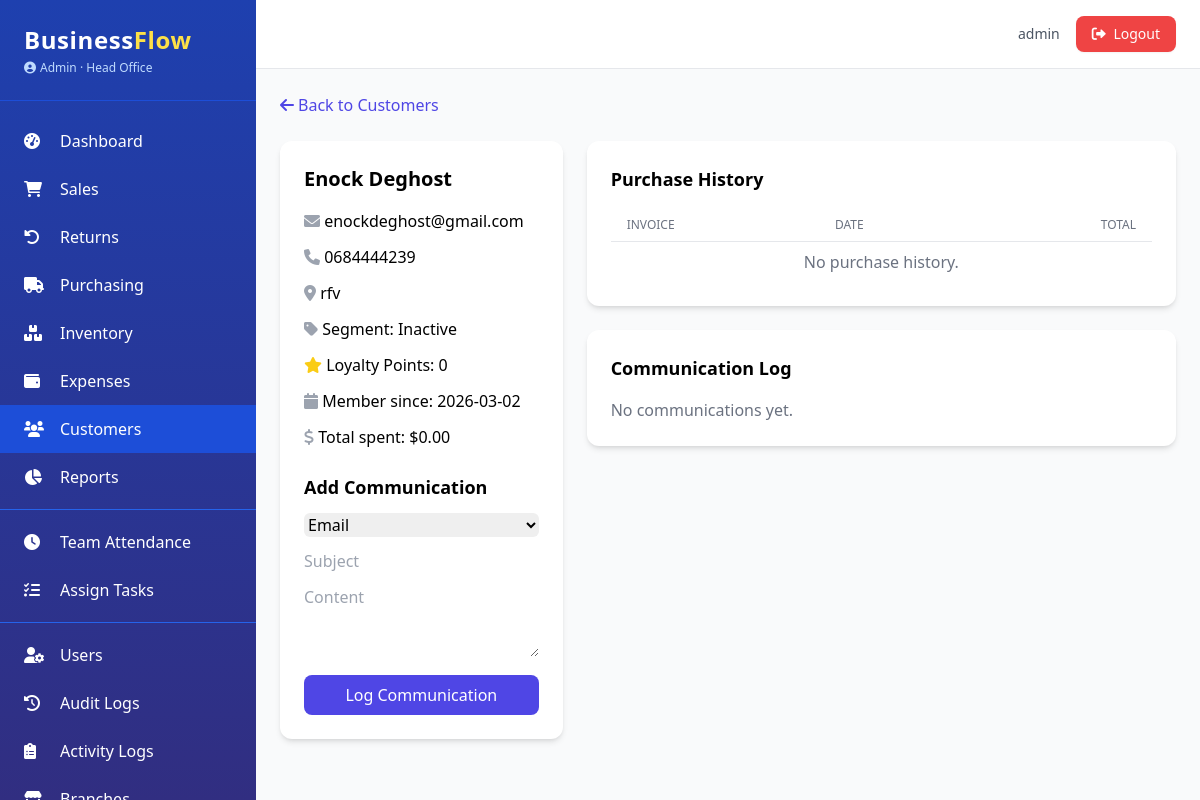
/crm/customers/1 (signed in), run on an earlier commit of the app's database.
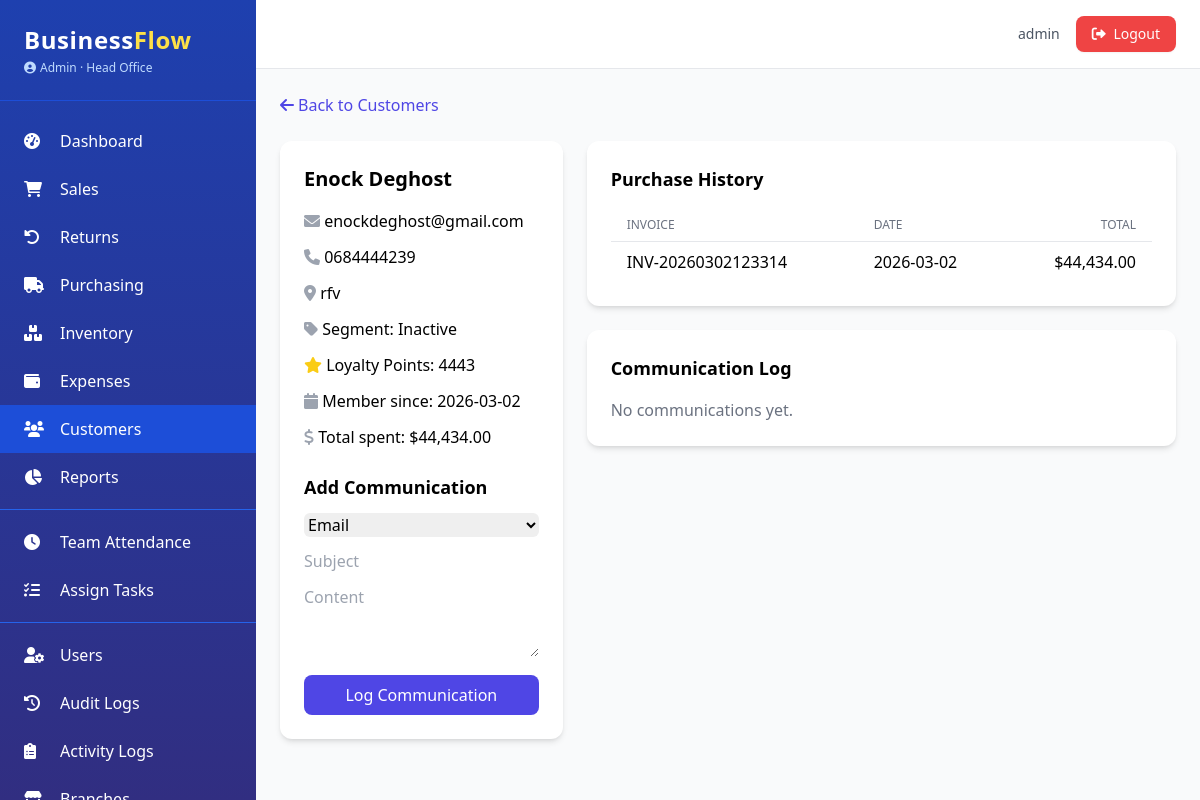
And on a later commit of the database.
### app.py (models this page shows, shortened)
class AuditMixin:
    @declared_attr
    def created_at(cls):
        return db.Column(db.DateTime, default=datetime.utcnow)

class SoftDeleteMixin:
    @classmethod
    def query_active(cls):
        return cls.query.filter(cls.deleted_at.is_(None))

class Customer(db.Model, AuditMixin, SoftDeleteMixin):
    __tablename__ = 'customers'
    id = db.Column(db.Integer, primary_key=True)
    name = db.Column(db.String(100), nullable=False)
    email = db.Column(db.String(120))
    phone = db.Column(db.String(20))
    address = db.Column(db.Text)
    loyalty_points = db.Column(db.Integer, default=0)
    segment = db.Column(db.String(50), default='Regular')
    birth_date = db.Column(db.Date)
    tax_id = db.Column(db.String(50))
    branch_id = db.Column(db.Integer, db.ForeignKey('branches.id'), nullable=True)
    branch = db.relationship('Branch')
    communications = db.relationship('CommunicationLog', backref='customer', lazy='dynamic')

class Sale(db.Model, AuditMixin):
    __tablename__ = 'sales'
    id = db.Column(db.Integer, primary_key=True)
    invoice_no = db.Column(db.String(50), unique=True, nullable=False)
    customer_id = db.Column(db.Integer, db.ForeignKey('customers.id'), nullable=True)
    user_id = db.Column(db.Integer, db.ForeignKey('users.id'), nullable=False)
    branch_id = db.Column(db.Integer, db.ForeignKey('branches.id'), nullable=True)
    total_amount = db.Column(db.Float, nullable=False)
    tax = db.Column(db.Float, default=0)
    discount = db.Column(db.Float, default=0)
    payment_method = db.Column(db.String(50))
    status = db.Column(db.String(20), default='completed')
    notes = db.Column(db.Text)
    customer = db.relationship('Customer')
    user = db.relationship('User', foreign_keys=[user_id])
    branch = db.relationship('Branch')
    items = db.relationship('SaleItem', backref='sale', cascade='all, delete-orphan')
    returns = db.relationship('Return', backref='sale', lazy='dynamic')

### app.py (the view)
@crm_bp.route('/customers/<int:customer_id>')
@login_required
@permission_required('view_customers')
def customer_detail_view(customer_id):  # renamed to avoid conflict
    customer = Customer.query_active().filter_by(id=customer_id).first_or_404()
    sales = Sale.query.filter_by(customer_id=customer_id).order_by(Sale.created_at.desc()).all()
    communications = customer.communications.order_by(CommunicationLog.date.desc()).all()
    total_spent = db.session.query(func.sum(Sale.total_amount)).filter_by(customer_id=customer_id).scalar() or 0
    return render_template('crm/detail.html', customer=customer, sales=sales, comms=communications, total_spent=total_spent)

### app.py (called while the page is built)
@login_manager.user_loader
def load_user(user_id):
    return User.query_active().filter_by(id=int(user_id)).first()

def permission_required(permission):
    def decorator(f):
        @wraps(f)
        def decorated_function(*args, **kwargs):
            if not current_user.is_authenticated:
                abort(403)
            if not current_user.has_permission(permission):
                abort(403)
            return f(*args, **kwargs)
        return decorated_function
    return decorator

@app.context_processor
def inject_now():
    return {'now': datetime.utcnow(), 'current_year': datetime.utcnow().year}

@app.template_filter('currency')
def currency_format(value):
    if value is None:
        return "$0.00"
    return f"${value:,.2f}"

    @property
    def is_admin(self):
        return self.role == 'Admin'

    def has_permission(self, perm):
        if self.is_admin:
            return True
        return perm in (self.permissions or [])

### templates/crm/detail.html (shortened to what the changed rows need)
{% extends "base.html" %}
{% block content %}
<div class="grid grid-cols-1 lg:grid-cols-3 gap-6">
    <div class="lg:col-span-1">
        <div class="bg-white rounded-xl shadow-md p-6">
            <h2 class="text-xl font-bold mb-4">{{ customer.name }}</h2>
            <div class="space-y-3">
                <p><i class="fas fa-envelope text-gray-400 w-5 inline"></i> {{ customer.email or 'N/A' }}</p>
                <p><i class="fas fa-phone text-gray-400 w-5 inline"></i> {{ customer.phone or 'N/A' }}</p>
                <p><i class="fas fa-map-marker-alt text-gray-400 w-5 inline"></i> {{ customer.address or 'N/A' }}</p>
                <p><i class="fas fa-tag text-gray-400 w-5 inline"></i> Segment: {{ customer.segment }}</p>
                <p><i class="fas fa-star text-yellow-400 w-5 inline"></i> Loyalty Points: {{ customer.loyalty_points }}</p>
                <p><i class="fas fa-calendar text-gray-400 w-5 inline"></i> Member since: {{ customer.created_at.strftime('%Y-%m-%d') }}</p>
                <p><i class="fas fa-dollar-sign text-gray-400 w-5 inline"></i> Total spent: {{ total_spent|currency }}</p>
            </div>
            {% if current_user.has_permission('edit_customers') %}
            <h3 class="text-lg font-semibold mt-6 mb-3">Add Communication</h3>
            <form method="POST" action="{{ url_for('crm.add_communication', customer_id=customer.id) }}">
                <div class="mb-3">
                </div>
                <div class="mb-3">
                </div>
                <div class="mb-3">
                </div>
                <button type="submit" class="bg-indigo-600 text-white px-4 py-2 rounded-lg w-full">Log Communication</button>
            </form>
            {% endif %}
        </div>
    </div>
    <div class="lg:col-span-2 space-y-6">
        <div class="bg-white rounded-xl shadow-md p-6">
            <div class="overflow-x-auto">
                <table class="min-w-full divide-y divide-gray-200">
                    <thead>
                        <tr>
                            <th class="px-4 py-2 text-left text-xs font-medium text-gray-500 uppercase">Invoice</th>
                            <th class="px-4 py-2 text-left text-xs font-medium text-gray-500 uppercase">Date</th>
                            <th class="px-4 py-2 text-right text-xs font-medium text-gray-500 uppercase">Total</th>
                        </tr>
                    </thead>
                    <tbody class="bg-white divide-y divide-gray-200">
                        {% for sale in sales %}
                        <tr class="hover:bg-gray-50">
                            <td class="px-4 py-2 whitespace-nowrap">{{ sale.invoice_no }}</td>
                            <td class="px-4 py-2 whitespace-nowrap">{{ sale.created_at.strftime('%Y-%m-%d') }}</td>
                            <td class="px-4 py-2 whitespace-nowrap text-right">{{ sale.total_amount|currency }}</td>
                        </tr>
                        {% else %}
                        <tr>
                            <td colspan="3" class="px-4 py-2 text-center text-gray-500">No purchase history.</td>
                        </tr>
                        {% endfor %}
                    </tbody>
                </table>
            </div>
        </div>
    </div>
</div>
{% endblock %}

What changed in the data, as far as the page shows it:
changed Customer "Enock Deghost": loyalty_points "0" → "4443"
added Sale: invoice_no "INV-20260302123314", created_at "2026-03-02", total_amount "$44,434.00"
Also different on the page:
{{ total_spent|currency }}: "$0.00" → "$44,434.00"
text no longer shown: "No purchase history."
